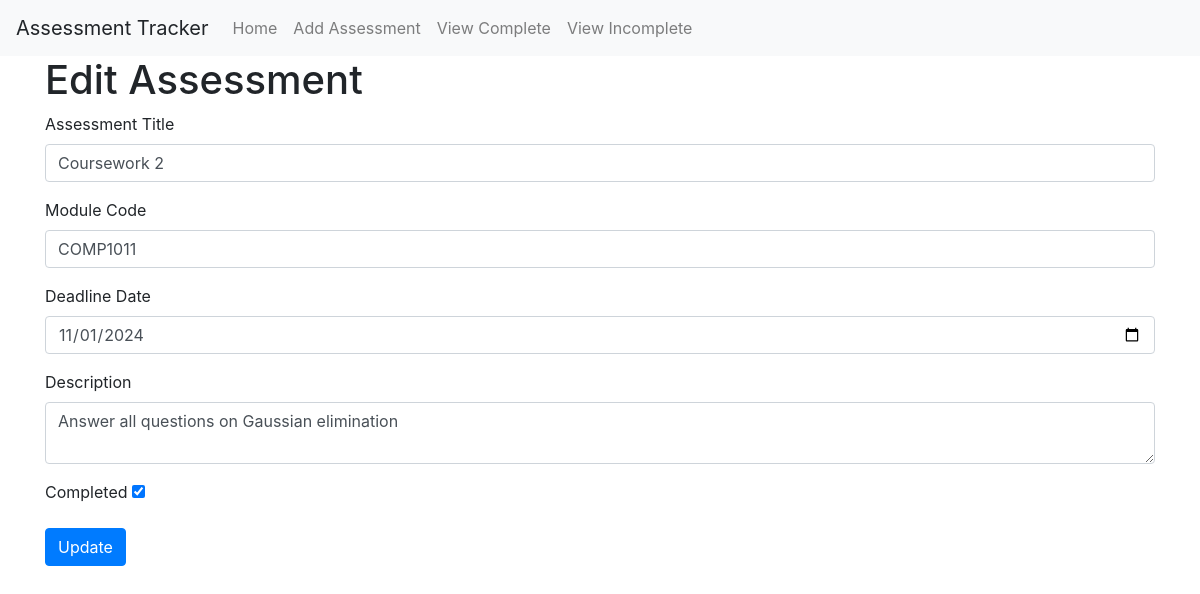
The app's page /edit_assessment/3 with its own data.
### app/models.py (models this page shows)
class Assessment(db.Model):
    id = db.Column(db.Integer, primary_key=True)
    title = db.Column(db.String(100), nullable=False)
    module_code = db.Column(db.String(100), nullable=False)
    deadline = db.Column(db.DateTime, nullable=False)
    description = db.Column(db.Text, nullable=False)
    completed = db.Column(db.Boolean, default=False)

### app/views.py (the view, shortened to what this page needs)
@app.route('/edit_assessment/<int:id>', methods=['GET', 'POST'])
def edit_assessment(id):
    assessment = Assessment.query.get_or_404(id)
    form = AssessmentForm(obj=assessment)
    for forms, errors in form.errors.items():
        for error in errors:
            flash(error)
    return render_template('edit.html', form=form)

### app/forms.py (shortened to what this page needs)
class AssessmentForm(FlaskForm):
    title = StringField('Assessment Title', validators=[DataRequired()])
    module_code = StringField('Module Code', validators=[DataRequired()])
    deadline = DateField('Deadline Date', validators=[DataRequired()])
    description = TextAreaField('Description', validators=[DataRequired()])
    completed = BooleanField('Completed')

### app/templates/edit.html (shortened to what this page needs)
{% extends "base.html" %}
{% block content %}
    <h1>Edit Assessment</h1>
    <form method="POST">
        <div class="form-group">
            {{ form.title.label(class="form-label") }}
            {{ form.title(class="form-control") }}
        </div>
        <div class="form-group">
            {{ form.module_code.label(class="form-label") }}
            {{ form.module_code(class="form-control") }}
        </div>
        <div class="form-group">
            {{ form.deadline.label(class="form-label") }}
            {{ form.deadline(class="form-control") }}
        </div>
        <div class="form-group">
            {{ form.description.label(class="form-label") }}
            {{ form.description(class="form-control") }}
        </div>
        <div class="form-group">
            {{ form.completed.label(class="form-label") }}
            {{ form.completed() }}
        </div>
        <button type="submit" class="btn btn-primary">Update</button>
    </form>
{% endblock %}

### records on screen
Assessment: title "Coursework 2", module_code "COMP1011", deadline "11/01/2024", description "Answer all questions on Gaussian elimination", completed "☑"
